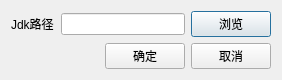
<?xml version="1.0" encoding="UTF-8"?>
<ui version="4.0">
 <class>SetJdkPath</class>
 <widget class="QDialog" name="SetJdkPath">
  <property name="geometry">
   <rect>
    <x>0</x>
    <y>0</y>
    <width>282</width>
    <height>74</height>
   </rect>
  </property>
  <property name="maximumSize">
   <size>
    <width>16777215</width>
    <height>100</height>
   </size>
  </property>
  <property name="windowTitle">
   <string>设置Jdk路径</string>
  </property>
  <layout class="QVBoxLayout" name="verticalLayout">
   <item>
    <layout class="QHBoxLayout" name="horizontalLayout">
     <item>
      <widget class="QLabel" name="LabelPath">
       <property name="text">
        <string>Jdk路径</string>
       </property>
      </widget>
     </item>
     <item>
      <widget class="QLineEdit" name="LineEditPath"/>
     </item>
     <item>
      <widget class="QPushButton" name="ButtonScan">
       <property name="text">
        <string>浏览</string>
       </property>
      </widget>
     </item>
    </layout>
   </item>
   <item>
    <layout class="QHBoxLayout" name="horizontalLayout_2">
     <item>
      <spacer name="horizontalSpacer">
       <property name="orientation">
        <enum>Qt::Horizontal</enum>
       </property>
       <property name="sizeHint" stdset="0">
        <size>
         <width>40</width>
         <height>20</height>
        </size>
       </property>
      </spacer>
     </item>
     <item>
      <widget class="QPushButton" name="ButtonOk">
       <property name="text">
        <string>确定</string>
       </property>
      </widget>
     </item>
     <item>
      <widget class="QPushButton" name="ButtonCancel">
       <property name="text">
        <string>取消</string>
       </property>
      </widget>
     </item>
    </layout>
   </item>
  </layout>
 </widget>
 <resources/>
 <connections>
  <connection>
   <sender>ButtonOk</sender>
   <signal>clicked()</signal>
   <receiver>SetJdkPath</receiver>
   <slot>accept()</slot>
   <hints>
    <hint type="sourcelabel">
     <x>157</x>
     <y>59</y>
    </hint>
    <hint type="destinationlabel">
     <x>157</x>
     <y>69</y>
    </hint>
   </hints>
  </connection>
  <connection>
   <sender>ButtonCancel</sender>
   <signal>clicked()</signal>
   <receiver>SetJdkPath</receiver>
   <slot>reject()</slot>
   <hints>
    <hint type="sourcelabel">
     <x>241</x>
     <y>51</y>
    </hint>
    <hint type="destinationlabel">
     <x>243</x>
     <y>67</y>
    </hint>
   </hints>
  </connection>
 </connections>
</ui>
